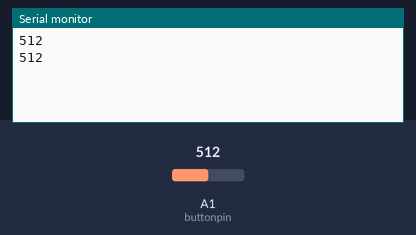
Bench run of a sketch on a simulated Arduino Uno, built with avr-gcc and run on an emulated ATmega328P. On the bench: the last lines printed to the serial monitor. The test bench sets the inputs (shaded band); at power-on: A1 (buttonpin) = 512.

Above: at 1.8 s.
1.9 s: A1 (buttonpin) set to 716
At 2.8 s:
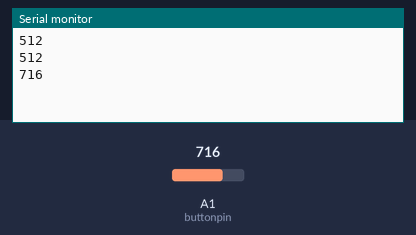
3.4 s: A1 (buttonpin) set to 900
At 4.6 s:
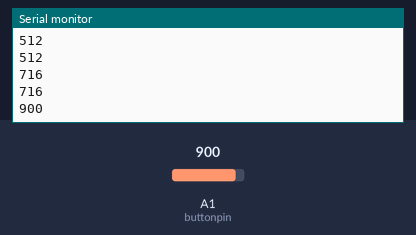
Timing chart, 0 to 6.4 s (numbered marks = the images above; inputs shaded):
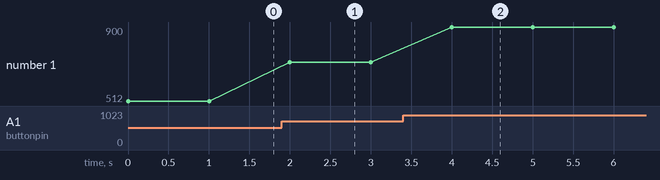

The sketch:

read_button.ino
```cpp
int buttonpin = 1;
void setup() {
 pinMode(buttonpin, INPUT);
 Serial.begin(9600);// put your setup code here, to run once:

}

void loop() {
   Serial.println(analogRead(buttonpin));
   delay(1000);// put your main code here, to run repeatedly:

}
```

Measured:
- after the input at 1.9 s, the serial monitor: prints a new line after 0.10 s (image 1)
- after the input at 3.4 s, the serial monitor: prints a new line after 0.60 s (image 2)
- plotted number 1: 512 → 716 after the input at 1.9 s, 716 → 900 after the input at 3.4 s
